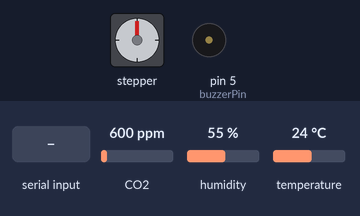
Bench run of a sketch on a simulated Arduino Leonardo, built for the host (arithmetic inside an expression is 32-bit, double 64-bit). Shown: stepper motor, buzzer (waves = sounding, pin HIGH). Wiring (inferred from the names in the program): stepper motor driver (200 steps per turn assumed): step pin 3; direction pin 2. Inputs (shaded band) come from the test bench; at power-on: CO2 600 ppm, humidity 55 %, temperature 24 °C. Pins used as bus, display or sensor lines are not drawn; what the sketch prints to the serial monitor is not drawn.

Above: at 1.2 s.
1.3 s: "sensor1data:\n" received over Serial
At 1.9 s:
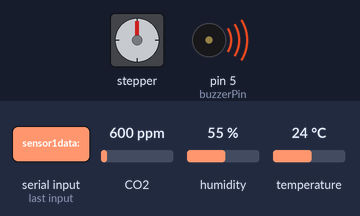
At 5.3 s:
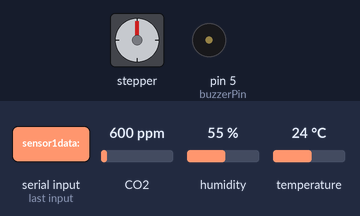
Timing chart, 0 to 19.3 s (numbered marks = the images above; inputs shaded):
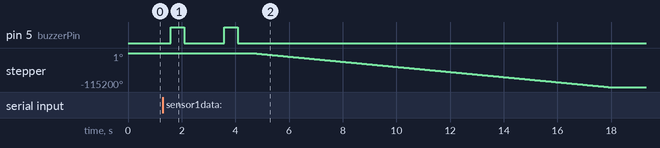

Measured:
- after the input at 1.3 s, pin 5 (buzzerPin): alternates HIGH for 0.50 s and LOW for 1.5 s, 4 changes in all, then stays LOW, starting after 0.29 s; stepper: turns 115200° counter-clockwise in 13.3 s, starting after 3.3 s

The sketch:

outdoor1_sensor.ino
```cpp
// Basic demo for readings from Adafruit SCD30
#include <Adafruit_SCD30.h>
#include <SoftwareSerial.h>

SoftwareSerial mySerial(10, 11); // RX, TX for SoftwareSerial
Adafruit_SCD30  scd30;

// Pins on arduino for motor
const int  buzzerPin = 5;
const int directionPin = 2;
const int stepPin = 3;

float temperature1;
float humidity1;
float CO21;

void setup(void) {
  Serial.begin(115200);
  mySerial.begin(115200);
  while (!Serial) delay(10);     // will pause Zero, Leonardo, etc until serial console opens

  Serial.println("Adafruit SCD30 test!");

  // Try to initialize!
  if (!scd30.begin()) {
    Serial.println("Failed to find SCD30 chip");
    while (1) { delay(10); }
  }
  Serial.println("SCD30 Found!");


  // if (!scd30.setMeasurementInterval(10)){
  //   Serial.println("Failed to set measurement interval");
  //   while(1){ delay(10);}
  // }
  Serial.print("Measurement Interval: ");
  Serial.print(scd30.getMeasurementInterval());
  Serial.println(" seconds");

  //Motor pin setup
  pinMode(directionPin, OUTPUT);
  pinMode(stepPin, OUTPUT);
  pinMode(buzzerPin, OUTPUT);
  digitalWrite(directionPin, LOW);
  digitalWrite(stepPin, LOW);
}

void loop() {
  if (scd30.dataReady()){
    Serial.println("Data available!");

    if (!scd30.read())
    {
      Serial.println("Error reading sensor data"); return;
    }

  if (mySerial.available() > 0)
  {
    String receivedData = mySerial.readStringUntil('\n');
    if (receivedData.startsWith("sensor1data:"))
    {
        parseSensorData(receivedData);
    }
  }
    // Sensor 1
    Serial.print("Temperature: ");
    Serial.print(scd30.temperature);
    Serial.print(",\n");

    Serial.print("Relative Humidity: ");
    Serial.print(scd30.relative_humidity);
    Serial.print(",\n");

    Serial.print("CO2: ");
    Serial.print(scd30.CO2);
    Serial.print(",\n");

    delay(10); //Small delay for transmitting correct

    // Sensor 2
    Serial.print("Temperature1: ");
    Serial.print(temperature1);
    Serial.print(",\n");

    Serial.print("Relative Humidity1: ");
    Serial.print(humidity1);
    Serial.print(",\n");

    Serial.print("CO21: ");
    Serial.print(CO21);
    Serial.println(",\n");

  } else {
    //Serial.println("No data");
  }
    //Read the string sent from terminal, do what it tells.
  if(Serial.available() > 0){
    char data = Serial.read();

    if(data == 'j')
    {
      beep();
      delay(1000);
      beep();
      open();
    }
    else if(data == 'n')
    {
      beep();
      delay(1000);
      beep();
      close();
    }
    else{
    standby();
   }
  }
  delay(100);
}

//The standby / do nothing call
void standby()
{
 digitalWrite(stepPin, LOW);
 delayMicroseconds(600);
 digitalWrite(stepPin, LOW);
 delayMicroseconds(600);
}
void run()
{
 digitalWrite(stepPin, HIGH);
 delayMicroseconds(100);
 digitalWrite(stepPin, LOW);
 delayMicroseconds(100);
}
void open()
{
  //Towards metal end
  digitalWrite(directionPin, HIGH);
  for(uint16_t i=0; i<64000; i++)
  {
    run();
  }
  standby();
}

void close()
{
  //Towards stepper motor
  digitalWrite(directionPin, LOW);
    for(uint16_t i=0; i<64000; i++){
      run();
  }
  standby();
}
void beep()
{
  int u;
  for(u=0; u<80; u++)
  digitalWrite(buzzerPin, HIGH);
  delay(500);
  digitalWrite(buzzerPin, LOW);
  delay(500);
}
void parseSensorData(String data)
{
  data.remove(0, 12); // Remove "sensor1data:" from the beginning
  int commaIndex1 = data.indexOf(',');
  int commaIndex2 = data.lastIndexOf(',');
  temperature1 = data.substring(0, commaIndex1).toFloat();
  humidity1 = data.substring(commaIndex1 + 1, commaIndex2).toFloat();
  CO21 = data.substring(commaIndex2 + 1).toFloat();
}
```
